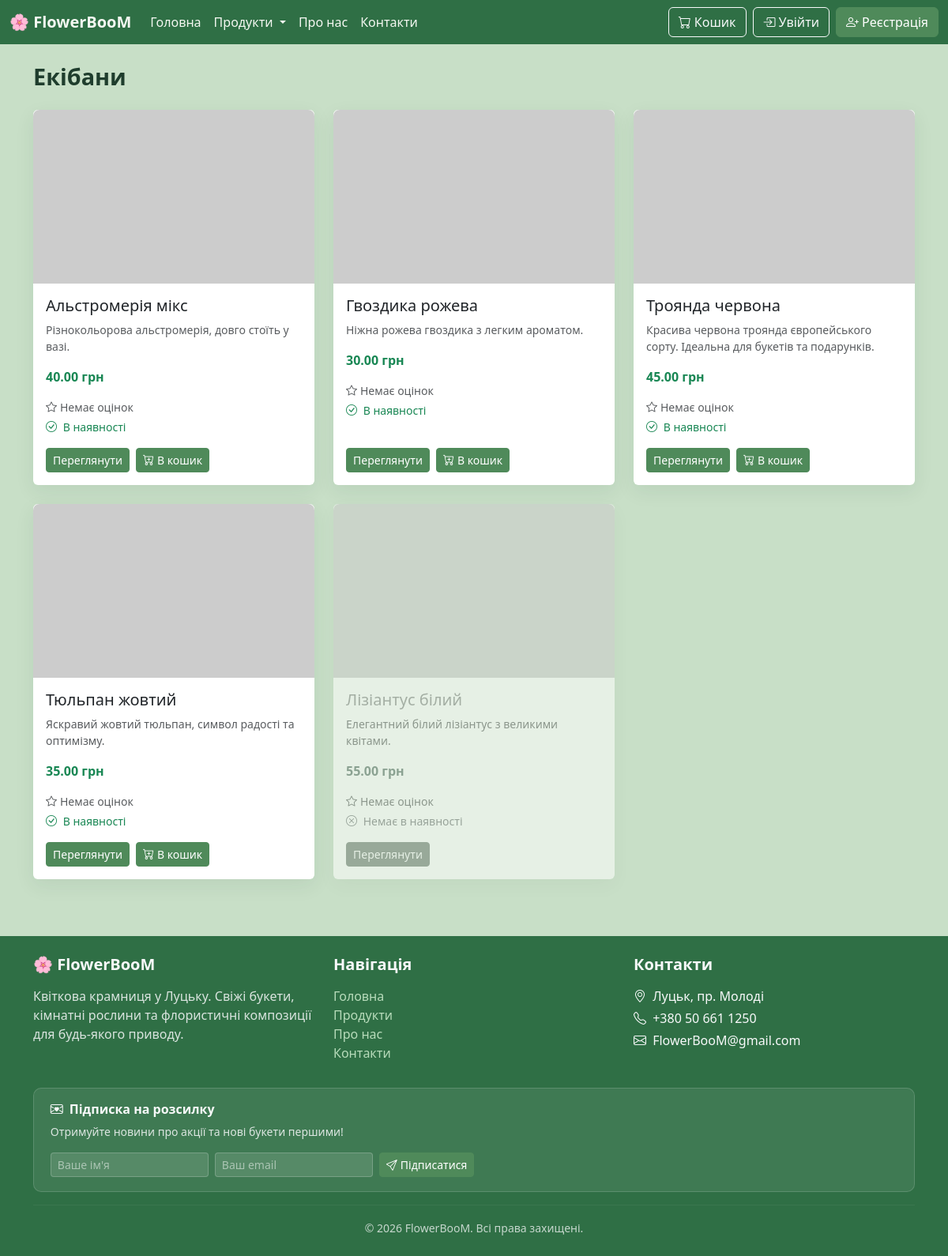
Page /products/?category=1 on the earlier database version.
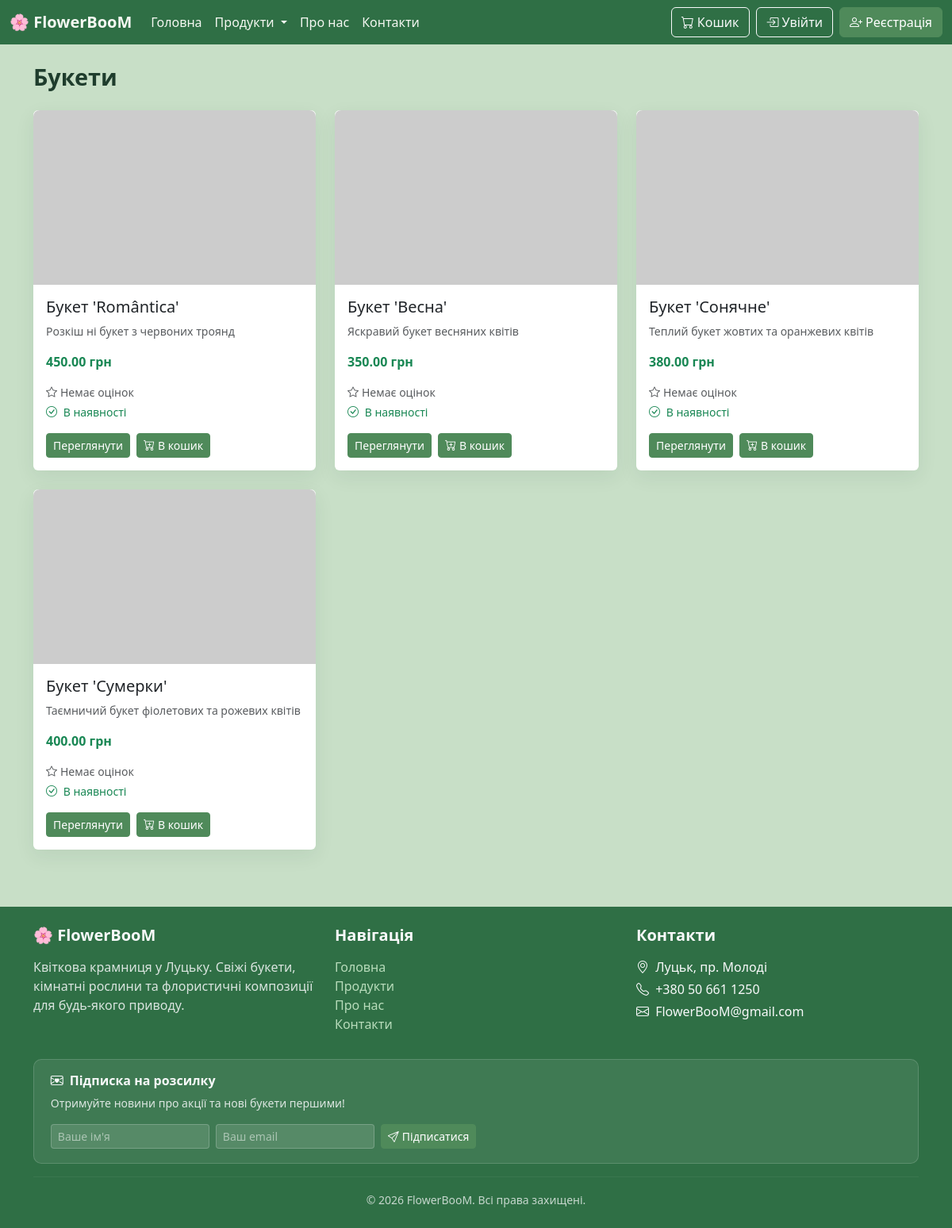
Same page on the later database version.
### shop/models.py (models this page shows, shortened)
class Category(models.Model):
    id = models.AutoField(primary_key=True, verbose_name="ID")
    name = models.CharField(max_length=255, verbose_name="Назва")
    description = models.TextField(blank=True, null=True, verbose_name="Опис")
    created_at = models.DateTimeField(auto_now_add=True, verbose_name="Дата створення")
    updated_at = models.DateTimeField(auto_now=True, verbose_name="Дата оновлення")
    class Meta:
        verbose_name = "Категорія"
        verbose_name_plural = "Категорії"
        ordering = ['name']

class Product(models.Model):
    id = models.AutoField(primary_key=True, verbose_name="ID")
    name = models.CharField(max_length=255, verbose_name="Назва")
    description = models.TextField(blank=True, null=True, verbose_name="Опис")
    price = models.DecimalField(max_digits=10, decimal_places=2, verbose_name="Ціна")
    category = models.ForeignKey(
        Category, on_delete=models.CASCADE,
        related_name='products', verbose_name="Категорія"
    )
    photo = models.ImageField(upload_to='products/', blank=True, null=True, verbose_name="Фото")
    in_stock = models.BooleanField(default=True, verbose_name="В наявності")
    rating = models.DecimalField(max_digits=3, decimal_places=1, default=0, verbose_name="Рейтинг")
    rating_count = models.PositiveIntegerField(default=0, verbose_name="Кількість оцінок")
    created_at = models.DateTimeField(auto_now_add=True, verbose_name="Дата створення")
    updated_at = models.DateTimeField(auto_now=True, verbose_name="Дата оновлення")
    class Meta:
        verbose_name = "Продукт"
        verbose_name_plural = "Продукти"
        ordering = ['name']

### shop/views.py (the view)
# urls.py: path('products/', views.products, name='products'),
def products(request):
    category_id = request.GET.get('category')
    qs = Product.objects.order_by('-in_stock', 'name')
    if category_id and category_id.isdigit():
        qs = qs.filter(category_id=category_id)
    context = {
        'title': 'Наші продукти',
        'products': qs,
        'categories': Category.objects.all(),
        'selected_category': Category.objects.filter(id=category_id).first()
            if category_id and category_id.isdigit() else None,
        'cart_count': _cart_count(request),
    }
    return render(request, 'shop/products.html', context)

### shop/views.py (called while the page is built)
def _get_cart(request):
    return request.session.get('cart', {})

def _cart_count(request):
    return sum(_get_cart(request).values())

### shop/templates/shop/products.html (shortened to what this page needs)
{% extends "shop/base.html" %}
{% block content %}
<h1 class="products-header">
    {% if selected_category %}{{ selected_category.name }}{% else %}Усі продукти{% endif %}
</h1>
<div class="row">
    {% for product in products %}
    <div class="col-md-4 mb-4">
        <div class="card h-100 {% if not product.in_stock %}out-of-stock{% endif %}">
            {% if product.photo %}
                <img src="{{ product.photo.url }}" class="card-img-top product-card-img" alt="{{ product.name }}">
            {% else %}
                <img src="https://via.placeholder.com/300x200?text=FlowerBooM" class="card-img-top product-card-img" alt="No Image">
            {% endif %}
            <div class="card-body d-flex flex-column">
                <h5 class="card-title">{{ product.name }}</h5>
                <p class="card-text text-muted small">{{ product.description|truncatechars:100 }}</p>
                <p class="card-text fw-bold text-success">{{ product.price }} грн</p>
                <p class="card-text small mb-1">
                    {% if product.rating_count > 0 %}
                        {% for i in "12345" %}
                            <i class="bi bi-star{% if forloop.counter <= product.rating %}-fill text-warning{% else %} text-secondary{% endif %}"></i>
                        {% endfor %}
                        <span class="ms-1 text-muted">{{ product.rating }} ({{ product.rating_count }})</span>
                    {% else %}
                        <span class="text-muted"><i class="bi bi-star me-1"></i>Немає оцінок</span>
                    {% endif %}
                </p>
                <p class="card-text small {% if product.in_stock %}text-success{% else %}text-secondary{% endif %}">
                    <i class="bi bi-{% if product.in_stock %}check-circle{% else %}x-circle{% endif %} me-1"></i>
                    {% if product.in_stock %}В наявності{% else %}Немає в наявності{% endif %}
                </p>
                <div class="mt-auto d-flex gap-2 flex-wrap">
                    <a href="{% url 'product_detail' product.id %}" class="btn btn-primary btn-sm">Переглянути</a>
                    {% if product.in_stock %}
                        <form action="{% url 'add_to_cart' product.id %}" method="POST">
                            <button type="submit" class="btn btn-success btn-sm">
                                <i class="bi bi-cart-plus me-1"></i>В кошик
                            </button>
                        </form>
                    {% endif %}
                </div>
            </div>
        </div>
    </div>
    {% empty %}
    <div class="col-12 empty-category">
        <p>Немає продуктів у цій категорії.</p>
    </div>
    {% endfor %}
</div>
{% endblock %}

### shop/templates/shop/base.html (shortened to what this page needs)
<!DOCTYPE html>
<html lang="uk">
<head>
    <link href="https://cdn.jsdelivr.net/npm/bootstrap@5.3.0/dist/css/bootstrap.min.css" rel="stylesheet">
    <link rel="stylesheet" href="https://cdn.jsdelivr.net/npm/bootstrap-icons@1.11.0/font/bootstrap-icons.css">
    {% load static %}
    <link rel="stylesheet" href="{% static 'shop/css/styles.css' %}">
</head>
<body>
    <nav class="navbar navbar-expand-lg navbar-dark">
        <div class="container-fluid">
            <a class="navbar-brand fw-bold" href="{% url 'home' %}">🌸 FlowerBooM</a>
            <div class="collapse navbar-collapse" id="navbarNav">
                <ul class="navbar-nav me-auto">
                    <li class="nav-item">
                        <a class="nav-link" href="{% url 'home' %}">Головна</a>
                    </li>
                    <li class="nav-item dropdown">
                        <a class="nav-link dropdown-toggle" href="{% url 'products' %}" id="productsDropdown"
                           role="button" data-bs-toggle="dropdown" aria-expanded="false">
                            Продукти
                        </a>
                    </li>
                    <li class="nav-item">
                        <a class="nav-link" href="{% url 'about' %}">Про нас</a>
                    </li>
                    <li class="nav-item">
                        <a class="nav-link" href="{% url 'contact' %}">Контакти</a>
                    </li>
                </ul>
                <a href="{% url 'cart' %}" class="btn btn-outline-light position-relative me-2">
                    <i class="bi bi-cart"></i> Кошик
                </a>
                {% if user.is_authenticated %}
                    {% if user.is_staff %}
                        <div class="btn-group me-2" role="group">
                            <a href="{% url 'admin_dashboard' %}" class="btn btn-outline-warning btn-sm">
                                <i class="bi bi-gear me-1"></i>Адмін-панель
                            </a>
                        </div>
                    {% endif %}
                    <a href="{% url 'cabinet' %}" class="btn btn-outline-light me-2">
                        <i class="bi bi-person-circle me-1"></i>
                        {{ user.first_name|default:user.username }}
                    </a>
                    <form action="{% url 'logout' %}" method="POST" class="d-inline">
                        {% csrf_token %}
                        <button type="submit" class="btn btn-outline-danger">
                            <i class="bi bi-box-arrow-right me-1"></i>Вийти
                        </button>
                    </form>
                {% else %}
                    <a href="{% url 'login' %}" class="btn btn-outline-light me-2">
                        <i class="bi bi-box-arrow-in-right me-1"></i>Увійти
                    </a>
                    <a href="{% url 'register' %}" class="btn btn-success">
                        <i class="bi bi-person-plus me-1"></i>Реєстрація
                    </a>
                {% endif %}
            </div>
        </div>
    </nav>
    <main class="container mt-4">
        {% block content %}
        {% endblock %}
    </main>
    <footer class="text-light mt-5 py-4">
        <div class="container">
            <div class="row">
                <div class="col-md-4 mb-3">
                    <h5 class="fw-bold mb-3">🌸 FlowerBooM</h5>
                    <p class="mb-0" style="opacity:0.85;">
                        Квіткова крамниця у Луцьку. Свіжі букети, кімнатні рослини
                        та флористичні композиції для будь-якого приводу.
                    </p>
                </div>
                <div class="col-md-4 mb-3">
                    <h5 class="fw-bold mb-3">Навігація</h5>
                    <ul class="list-unstyled mb-0">
                        <li><a href="{% url 'home' %}">Головна</a></li>
                        <li><a href="{% url 'products' %}">Продукти</a></li>
                        <li><a href="{% url 'about' %}">Про нас</a></li>
                        <li><a href="{% url 'contact' %}">Контакти</a></li>
                    </ul>
                </div>
                <div class="col-md-4 mb-3">
                    <h5 class="fw-bold mb-3">Контакти</h5>
                    <p class="mb-1"><i class="bi bi-geo-alt me-1"></i> Луцьк, пр. Молоді</p>
                    <p class="mb-1"><i class="bi bi-telephone me-1"></i> +380 50 661 1250</p>
                    <p class="mb-0"><i class="bi bi-envelope me-1"></i> FlowerBooM@gmail.com</p>
                </div>
            </div>
            <div class="newsletter-box mt-3">
                <h6 class="fw-bold mb-2"><i class="bi bi-envelope-heart me-2"></i>Підписка на розсилку</h6>
                <p class="small mb-3" style="opacity:0.85;">
                    Отримуйте новини про акції та нові букети першими!
                </p>
                <form action="{% url 'newsletter_subscribe' %}" method="POST" class="d-flex flex-wrap gap-2">
                    <input type="text" name="sub_name" class="form-control form-control-sm newsletter-input"
                           placeholder="Ваше ім'я" required>
                    <input type="email" name="sub_email" class="form-control form-control-sm newsletter-input"
                           placeholder="Ваш email" required>
                    <button type="submit" class="btn btn-success btn-sm">
                        <i class="bi bi-send me-1"></i>Підписатися
                    </button>
                </form>
            </div>
            <hr class="my-3" style="border-color: rgba(255,255,255,0.2);">
            <div class="text-center" style="opacity:0.75;">
                <small>&copy; 2026 FlowerBooM. Всі права захищені.</small>
            </div>
        </div>
    </footer>
    {% load static %}
</body>
</html>

### shop/static/shop/css/styles.css (style rules this page uses)
body { background-color: #c8dfc7; color: #1f3d2d; min-height: 100vh; display: flex; flex-direction: column; margin: 0; }
main.container { flex: 1 0 auto; }
.navbar { background-color: #2f6f45 !important; }
.navbar .nav-link, .navbar-brand, .navbar-toggler-icon { color: #f5f8f2 !important; }
footer { flex-shrink: 0; background-color: #2f6f45; color: #f5f8f2; }
footer a { color: #b8dcbb; text-decoration: none; transition: color 0.2s; }
.card { border: none; background-color: #ffffff; box-shadow: 0 8px 24px rgba(31, 61, 45, 0.08); transition: transform 0.2s, box-shadow 0.2s; }
.btn-success, .btn-primary { background-color: #4f8a5a !important; border-color: #4f8a5a !important; }
.product-card-img { height: 220px; object-fit: cover; border-radius: 0.5rem 0.5rem 0 0; }
.products-header { font-size: 1.8rem; font-weight: 700; color: #1f3d2d; margin-bottom: 1.5rem; }
.newsletter-box { background: rgba(255,255,255,0.08); border: 1px solid rgba(255,255,255,0.15); border-radius: 10px; padding: 1.1rem 1.3rem; }
.newsletter-input { max-width: 200px; background: rgba(255,255,255,0.12) !important; border-color: rgba(255,255,255,0.2) !important; color: #fff !important; }
.newsletter-input::placeholder { color: rgba(255,255,255,0.5) !important; }

Differences in the rows shown:
removed Product: name "Альстромерія мікс", description "Різнокольорова альстромерія, довго стоїть у вазі.", price "40.00", rating_count 0 (drawn), in_stock True (drawn)
removed Product: name "Гвоздика рожева", description "Ніжна рожева гвоздика з легким ароматом.", price "30.00", rating_count 0 (drawn), in_stock True (drawn)
removed Product: name "Троянда червона", description "Красива червона троянда європейського сорту. Ідеальна для букетів та подарунків.", price "45.00", rating_count 0 (drawn), in_stock True (drawn)
removed Product: name "Тюльпан жовтий", description "Яскравий жовтий тюльпан, символ радості та оптимізму.", price "35.00", rating_count 0 (drawn), in_stock True (drawn)
removed Product: name "Лізіантус білий", description "Елегантний білий лізіантус з великими квітами.", price "55.00", rating_count 0 (drawn), in_stock False (drawn)
changed Category: name "Екібани" → "Букети"
added Product: name "Букет 'Romântica'", description "Розкіш ні букет з червоних троянд", price "450.00", rating_count 0 (drawn), in_stock True (drawn)
added Product: name "Букет 'Весна'", description "Яскравий букет весняних квітів", price "350.00", rating_count 0 (drawn), in_stock True (drawn)
added Product: name "Букет 'Сонячне'", description "Теплий букет жовтих та оранжевих квітів", price "380.00", rating_count 0 (drawn), in_stock True (drawn)
added Product: name "Букет 'Сумерки'", description "Таємничий букет фіолетових та рожевих квітів", price "400.00", rating_count 0 (drawn), in_stock True (drawn)
